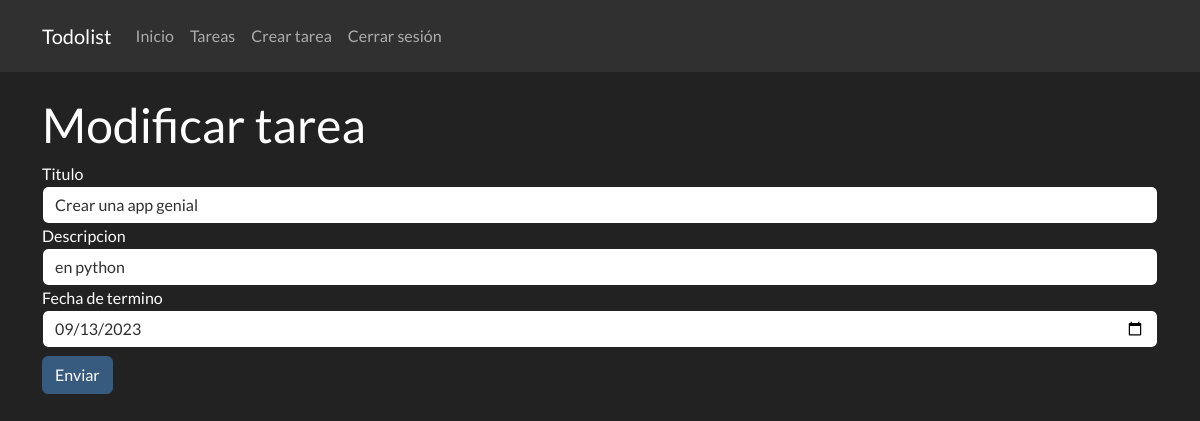
The page /tarea/editar/1 (signed in) on the database its author committed.
### app.py (models this page shows, shortened)
class Tarea(db.Model):
    id = db.Column(db.Integer, primary_key=True)
    titulo = db.Column(db.String(100), nullable=False)
    descripcion = db.Column(db.String(200), nullable=False)
    fecha_termino = db.Column(db.DateTime, nullable=False)
    estado = db.Column(db.Boolean, default=False)
    usuario_id = db.Column(db.Integer, db.ForeignKey('usuario.id'), nullable=False)

### app.py (the view, shortened to what this page needs)
@app.route('/tarea/editar/<int:id>', methods=['GET', 'POST'])
@login_required
def editarTarea(id):
    tarea = Tarea.query.get(id)
    if tarea.usuario_id != current_user.id:
        session['mensajeCustom'] = 'No tienes permiso para editar esta tarea'
        return redirect(url_for('verTareas'))
    if tarea is None:
        session['mensajeCustom'] = 'Tarea no encontrada'
        return redirect(url_for('verTareas'))
    form = formTarea(obj=tarea)
    return render_template('editar_tarea.html', form=form, tarea=tarea)

### forms/formTareas.py
class formTarea(FlaskForm):
    titulo = StringField('Titulo', validators=[DataRequired()])
    descripcion = StringField('Descripcion', validators=[DataRequired()])
    fecha_termino = DateField('Fecha de termino', validators=[DataRequired()])
    enviarBtn = SubmitField('Enviar')

### app.py (called while the page is built)
@login_manager.user_loader
def load_user(id):
    return Usuario.query.get(int(id))

### templates/editar_tarea.html (shortened to what this page needs)
{% extends "base.html" %}
{% block content %}
<form method="post">
    <h1>Modificar tarea</h1>
    <div class="form-group">
        {{ form.titulo.label }}
        {{ form.titulo (class="form-control") }}
    </div>
    <div class="form-group">
        {{ form.descripcion.label }}
        {{ form.descripcion (class="form-control") }}
    </div>
    <div class="form-group">
        {{ form.fecha_termino.label }}
        {{ form.fecha_termino (class="form-control") }}
    </div>
    <div class="form-group">
        {{ form.enviarBtn (class="btn btn-primary mt-2") }}
    </div>
</form>
{% endblock %}

### rows shown on the page
Tarea: titulo "Crear una app genial", descripcion "en python", fecha_termino "09/13/2023"
